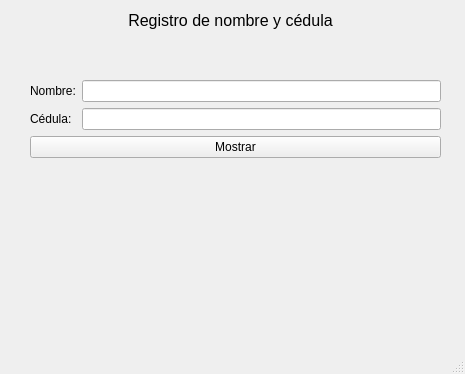
<?xml version="1.0" encoding="UTF-8"?>
<ui version="4.0">
 <class>MainWindow</class>
 <widget class="QMainWindow" name="MainWindow">
  <property name="geometry">
   <rect>
    <x>0</x>
    <y>0</y>
    <width>465</width>
    <height>374</height>
   </rect>
  </property>
  <property name="windowTitle">
   <string>Ejercicio 3 - Nombre y cédula</string>
  </property>
  <widget class="QWidget" name="centralwidget">
   <widget class="QWidget" name="gridLayoutWidget">
    <property name="geometry">
     <rect>
      <x>30</x>
      <y>80</y>
      <width>411</width>
      <height>141</height>
     </rect>
    </property>
    <layout class="QGridLayout" name="gridLayout_2">
     <item row="1" column="0">
      <widget class="QLabel" name="lbl2">
       <property name="text">
        <string>Cédula:</string>
       </property>
      </widget>
     </item>
     <item row="2" column="0" colspan="2">
      <widget class="QPushButton" name="btnMostrar">
       <property name="text">
        <string>Mostrar</string>
       </property>
      </widget>
     </item>
     <item row="0" column="0">
      <widget class="QLabel" name="lbl1">
       <property name="text">
        <string>Nombre:</string>
       </property>
      </widget>
     </item>
     <item row="0" column="1">
      <widget class="QLineEdit" name="lne1">
       <property name="text">
        <string/>
       </property>
      </widget>
     </item>
     <item row="1" column="1">
      <widget class="QLineEdit" name="lne2"/>
     </item>
     <item row="3" column="0" colspan="2">
      <widget class="QLabel" name="lbl3">
       <property name="enabled">
        <bool>true</bool>
       </property>
       <property name="sizePolicy">
        <sizepolicy hsizetype="Expanding" vsizetype="Preferred">
         <horstretch>0</horstretch>
         <verstretch>0</verstretch>
        </sizepolicy>
       </property>
       <property name="text">
        <string/>
       </property>
       <property name="alignment">
        <set>Qt::AlignLeading|Qt::AlignLeft|Qt::AlignVCenter</set>
       </property>
       <property name="wordWrap">
        <bool>true</bool>
       </property>
      </widget>
     </item>
    </layout>
   </widget>
   <widget class="QLabel" name="label">
    <property name="geometry">
     <rect>
      <x>0</x>
      <y>0</y>
      <width>461</width>
      <height>41</height>
     </rect>
    </property>
    <property name="font">
     <font>
      <pointsize>12</pointsize>
     </font>
    </property>
    <property name="text">
     <string>Registro de nombre y cédula</string>
    </property>
    <property name="textFormat">
     <enum>Qt::AutoText</enum>
    </property>
    <property name="alignment">
     <set>Qt::AlignCenter</set>
    </property>
   </widget>
  </widget>
  <widget class="QMenuBar" name="menubar">
   <property name="geometry">
    <rect>
     <x>0</x>
     <y>0</y>
     <width>465</width>
     <height>26</height>
    </rect>
   </property>
  </widget>
  <widget class="QStatusBar" name="statusbar"/>
 </widget>
 <resources/>
 <connections/>
</ui>
